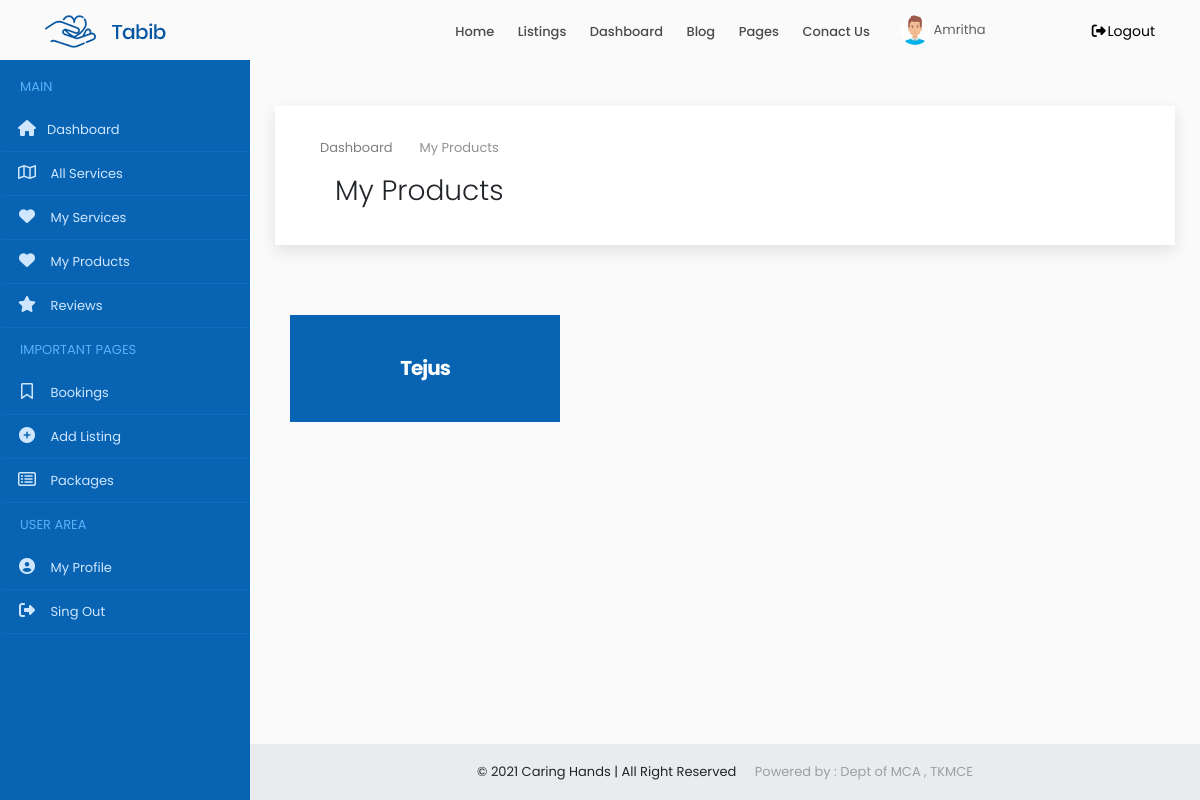
The page /provider/my/products/ (signed in) on the database its author committed.
### accounts/models.py (models this page shows, shortened)
class Users(models.Model):
    user = models.ForeignKey(User,on_delete=models.CASCADE)
    name = models.CharField(max_length=150)
    email = models.EmailField(max_length=200,null=True, blank=True)
    organization = models.CharField(max_length=250,null=True, blank=True)
    mob = models.CharField(max_length=12)
    sex = models.CharField(max_length=10,choices=gender,default='Male')
    house = models.CharField(max_length=100,null=True, blank=True)
    street1 =models.CharField(max_length=100,null=True, blank=True)
    street2 =models.CharField(max_length=100,null=True, blank=True)
    city = models.CharField(max_length=100,null=True, blank=True)
    district = models.CharField(max_length=100,null=True, blank=True)
    state = models.CharField(max_length=100,null=True,choices=states, blank=True)
    pin = models.CharField(max_length=100,null=True,blank=True)
    age = models.IntegerField(null=True, blank=True)
    type = models.CharField(max_length=20,choices=user_type)
    approval = models.CharField(max_length=20,choices=approval_choices,default='Pending')
    document = models.FileField(upload_to='documents',null=True, blank=True)
    profile_picture = models.FileField(upload_to='dp',default='assets/img/user3.png')

class SubProduct(models.Model):
    service = models.ForeignKey(ProviderService, on_delete=models.CASCADE,null=True, blank=True)
    name = models.CharField(max_length=250)
    count = models.IntegerField(null=True, blank=True)
    cost = models.IntegerField()
    details = models.TextField(null=True, blank=True)
    def __str__(self):
        return self.name

### accounts/views.py (the view)
# urls.py: path('provider/my/products/',MyProducts.as_view(), name='my_products'),
class MyProducts(View):
    def get(self, request):
        x = ProviderCheck(request)
        if x == True:
            user = request.user
            account = Users.objects.get(user=user)
            sp = SubProduct.objects.filter(service__user=account)
            print (sp)
            context = {'account': account,'sp':sp}
            return render(request,'provider/my_products.html',context)
        else:
            return redirect('home')

### accounts/functions.py (called while the page is built)
def ProviderCheck(request):
    user = request.user
    if user.is_authenticated:
        try:
            u = Users.objects.get(user=user)
            if u.type == 'service_provider':
                return (True)
            else:
                return (False)
        except:
            return (False)
    else:
        return (False)

### accounts/templates/provider/my_products.html (shortened to what this page needs)
{% extends 'common/dashboard_main.html' %}
{% load static %}
{% block content %}
{% include 'common/header.html' %}
{% include 'provider/sidenav.html' %}
<div class="content-wrapper">
<div class="container-fluid overflow-hidden">
    <div class="row margin-tb-90px margin-lr-10px sm-mrl-0px">
        <div id="page-title" class="padding-30px background-white full-width box-shadow">
            <div class="container">
                <ol class="breadcrumb opacity-5">
                    <li><a href="{% url 'home' %}">Dashboard</a></li>
                    <li class="active">My Products</li>
                </ol>
                <div class="container-fluid">
                    <div class="row">
                        <div class="col-6">
                            <h1 class="font-weight-300">My Products</h1>
                        </div>
                        <div class="col-6">
                        </div>
                    </div>
                </div>
            </div>
        </div>
        <div class="container-fluid">
            <div class="row" style="margin-top:40px">
                {% for i in sp %}
                <div class="col-lg-4 col-md-4  col-sm-6 sm-mb-40px wow fadeInUp" data-wow-delay="0.2s" style="visibility: visible; animation-delay: 0.2s; animation-name: fadeInUp;margin-top: 30px;">
                    <a href="{% url 'product' i.id %}">
                        <div class="pricing hover-effect">
                            <div class="pricing-head text-center">
                                <h3 class="font-weight-700 padding-40px background-main-color margin-0px text-white">
                                    <span class=" z-index-2 position-relative d-block">{{i.name|title}}
                                    </span>
                                </h3>
                            </div>
                        </div>
                    </a>
                </div>
                {% empty %}
                <div class="alert alert-danger  margin-bottom-35px border-radius-10 padding-30px">
                    <strong>OOPS!</strong> No Services found
                    <hr>
                    <p class="margin-0px">Add new services to be listed out over here.</p>
                </div>
                {% endfor %}
            </div>
        </div>
    </div>
</div>
{% include 'common/small_footer.html' %}
</div>
{% endblock %}

### accounts/templates/common/header.html (shortened to what this page needs)
{% load static %}
<header>
    <div id="fixed-header-dark" class="header-output fixed-header">
        <div class="container header-in">
            <div class="row">
                <div class="col-lg-2 col-md-12">
                    <a id="logo" href="{% url 'index' %}" class="d-inline-block margin-tb-15px"><img
                            src="{% static 'assets/img/logo-1.png' %}" alt=""></a>
                </div>
                <div class="col-lg-7 col-md-12 position-inherit">
                    <ul id="menu-main" class="nav-menu float-lg-right link-padding-tb-20px">
                        <li><a href="{% url 'index' %}">Home</a>
                        </li>
                        <li class="has-dropdown"><a href="#">Listings</a>
                        </li>
                        <li class="has-dropdown"><a href="#">Dashboard</a>
                        </li>
                        <li class="has-dropdown"><a href="#">Blog</a>
                        </li>
                        <li class="has-dropdown"><a href="#">Pages</a>
                        </li>
                        <li><a href="page-contact-us.html">Conact Us</a></li>
                    </ul>
                </div>
                <div class="col-lg-3 col-md-12">
                    {% if request.user.is_authenticated %}
                    <a href="{% url 'home' %}" class="margin-top-15px d-inline-block text-grey-3 margin-right-15px"><img src="{{account.profile_picture.url}}" class="height-30px border-radius-30" alt=""> {{account.name|title}}</a>
                    <a href="{% url 'logout' %}" class="margin-tb-20px d-inline-block text-up-small float-left float-lg-right" data-toggle="modal" data-target="#exampleModal"><i class="fa fa-fw fa-sign-out-alt"></i>Logout</a>
                    {% else %}
                    <a href="{% url 'login' %}" class="margin-tb-20px d-inline-block text-up-small float-left float-lg-right"><i class="far fa-user"></i> Login</a>
                    {% endif %}
                </div>
            </div>
        </div>
    </div>
</header>

### static/assets/css/colors/main.css (style rules this page uses)
.background-main-color { background-color: #0864b2; }

### static/assets/css/sb-admin.css (style rules this page uses)
html { position: relative; min-height: 100%; }
body { overflow-x: hidden; }
.content-wrapper { min-height: calc(100vh - 56px); padding-top: 1rem; }
.content-wrapper { overflow-x: hidden; }
@media (min-width: 992px) { .content-wrapper { margin-left: 250px; } }

### rows shown on the page
Users: profile_picture (picture), name "Amritha"
SubProduct: name "Tejus"
